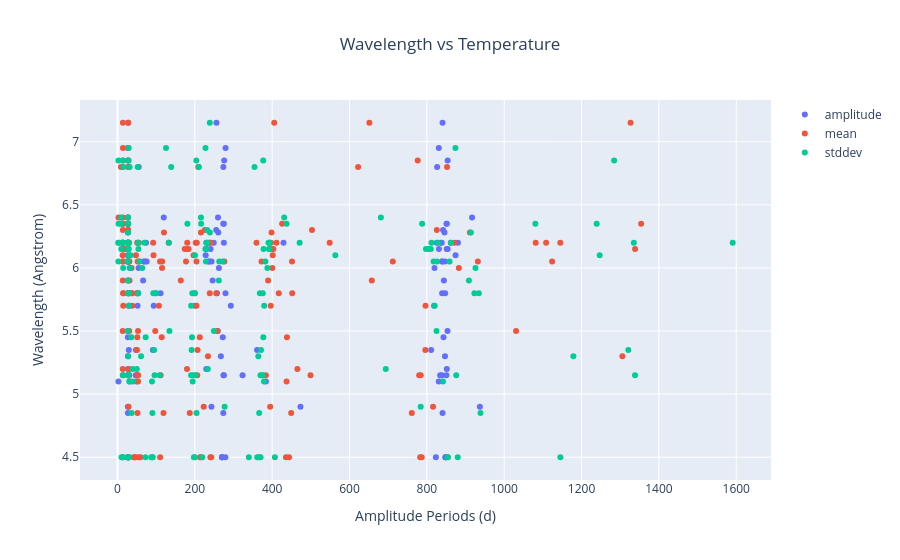

The cell this chart's notebook holds for it:
### Markdown cell above
### comparison 3 properties of one spectrum

### Code cell
fig=go.Figure()

color_scale = 'thermal'
# Add scatter plot
fig.add_trace(
    go.Scatter(
        x=wavelet_amplitude_df['amplitude periods'],
        y=wavelet_amplitude_df['temperature'],
        mode='markers',
        marker=dict(
            # color=wavelet_amplitude_df['temperature'],  # Use normalized 'size' for color
            # colorscale=color_scale,  # Define color scale
            # colorbar=dict(title=r'log(T)'),  # Show color scale bar
            # showscale=True,# show the color bar (color scale)
        ),
        name='amplitude',
        showlegend=True, # otherwise a legend will appear on the right,
        text=wavelet_amplitude_df['line name'],  # Hover text shows 'size'
                )
            )


fig.add_trace(
    go.Scatter(
        x=wavelet_mean_df['mean periods'],
        y=wavelet_mean_df['temperature'],
        mode='markers',
        marker=dict(
            # color=wavelet_amplitude_df['temperature'],  # Use normalized 'size' for color
            # colorscale=color_scale,  # Define color scale
            # colorbar=dict(title=r'log(T)'),  # Show color scale bar
            # showscale=True,# show the color bar (color scale)
        ),
        name='mean',
        showlegend=True, # otherwise a legend will appear on the right,
        text=wavelet_mean_df['line name'],  # Hover text shows 'size'
                )
            )

fig.add_trace(
    go.Scatter(
        x=wavelet_stddev_df['stddev periods'],
        y=wavelet_stddev_df['temperature'],
        mode='markers',
        marker=dict(
            # color=wavelet_amplitude_df['temperature'],  # Use normalized 'size' for color
            # colorscale=color_scale,  # Define color scale
            # colorbar=dict(title=r'log(T)'),  # Show color scale bar
            # showscale=True,# show the color bar (color scale)
        ),
        name='stddev',
        showlegend=True, # otherwise a legend will appear on the right,
        text=wavelet_stddev_df['line name'],  # Hover text shows 'size'
                )
            )



# Update layout with title
fig.update_layout(title_text="Wavelength vs Temperature",title_x=0.5)
fig.update_xaxes(title_text="Amplitude Periods (d)")
fig.update_yaxes(title_text="Wavelength (Angstrom)")

### Figure 1 — Plotly figure (JSON) as saved in the notebook; plotly's stock layout.template omitted (floating-point values rounded to 4 significant figures; data arrays with more than 128 entries replaced by an {"elided": "..."} marker saying what was removed)
{"data": [{"mode": "markers", "name": "amplitude", "showlegend": true, "text": {"elided": "152 str values"}, "type": "scatter", "x": {"elided": "152 float values"}, "y": {"elided": "152 float values"}}, {"mode": "markers", "name": "mean", "showlegend": true, "text": {"elided": "200 str values"}, "type": "scatter", "x": {"elided": "200 float values"}, "y": {"elided": "200 float values"}}, {"mode": "markers", "name": "stddev", "showlegend": true, "text": {"elided": "193 str values"}, "type": "scatter", "x": {"elided": "193 float values"}, "y": {"elided": "193 float values"}}], "layout": {"title": {"text": "Wavelength vs Temperature", "x": 0.5}, "xaxis": {"title": {"text": "Amplitude Periods (d)"}}, "yaxis": {"title": {"text": "Wavelength (Angstrom)"}}}}
